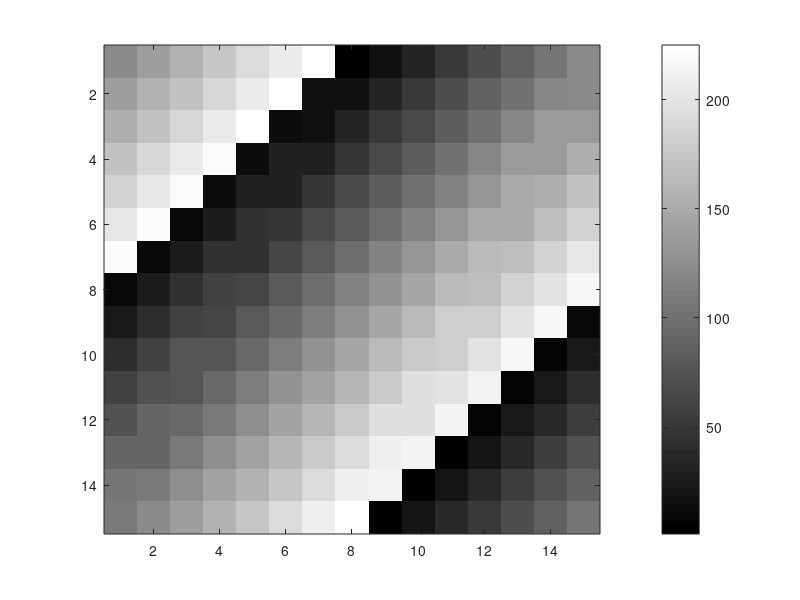

MATLAB code for this plot:
t=[0:0.01:0.98];
y1 = sin(2*pi*4*t);
% plot(t,y1)
y2 = cos(2*pi*4*t);
% hold on; %to plot on same plot
% plot(t,y2,'r')
%xlabel('time')
%ylabel('value')
%legend('sin','cos')
%title('my plot')
% cd; cd Desktop; print -dpng 'myplot.png'
%figure(1); plot(t,y1);
%figure(2); plot(t,y2);
%clf %clears figure
figure(3);
A = magic(15)
imagesc(A)
imagesc(A), colorbar, colormap gray; %comma chaining of commands
